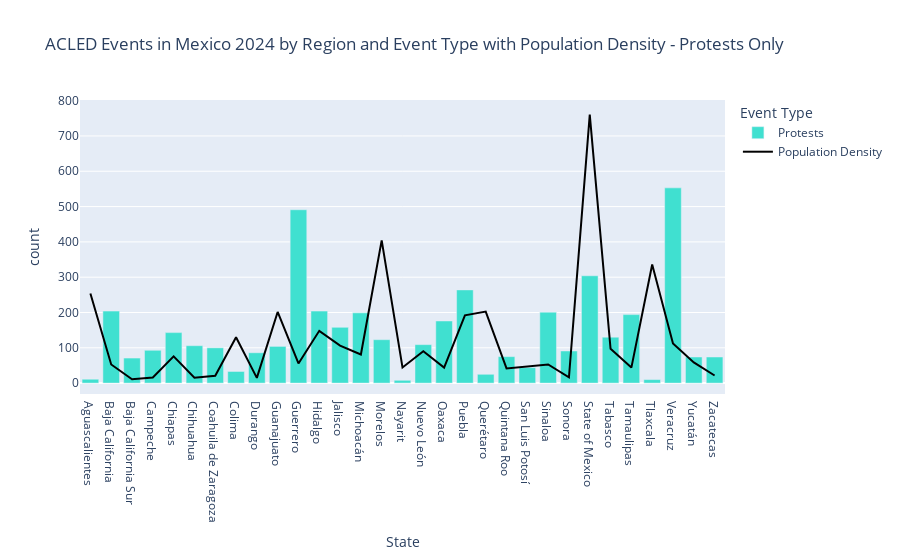

This figure's notebook cell:
### Markdown cell above
This is much easier to see: 
- We can see that Guerrero, which has the most ACLED events has a relatively low population density.
- By contrast, the State of Mexico, which seems to have an average number of events, has the highest population density in this sample.

__The following two charts__ separate out protest events from non-protest events:

### Code cell
chart_data(mexico_noMC[mexico_noMC["event_type"] == "Protests"],"- Protests Only")

### Figure 1 — Plotly figure (JSON) as saved in the notebook; plotly's stock layout.template omitted (floating-point values rounded to 4 significant figures)
{"data": [{"alignmentgroup": "True", "hovertemplate": "Event Type=Protests<br>State=%{x}<br>count=%{y}<extra></extra>", "legendgroup": "Protests", "marker": {"color": "turquoise", "pattern": {"shape": ""}}, "name": "Protests", "offsetgroup": "Protests", "orientation": "v", "showlegend": true, "textposition": "auto", "type": "bar", "x": ["Aguascalientes", "Baja California", "Baja California Sur", "Campeche", "Chiapas", "Chihuahua", "Coahuila de Zaragoza", "Colima", "Durango", "Guanajuato", "Guerrero", "Hidalgo", "Jalisco", "Michoacán", "Morelos", "Nayarit", "Nuevo León", "Oaxaca", "Puebla", "Querétaro", "Quintana Roo", "San Luis Potosí", "Sinaloa", "Sonora", "State of Mexico", "Tabasco", "Tamaulipas", "Tlaxcala", "Veracruz", "Yucatán", "Zacatecas"], "xaxis": "x", "y": [11, 204, 71, 93, 143, 106, 100, 33, 86, 104, 491, 204, 158, 199, 123, 8, 109, 176, 264, 25, 75, 44, 201, 91, 304, 130, 194, 10, 553, 74, 74], "yaxis": "y"}, {"line": {"color": "black"}, "mode": "lines", "name": "Population Density", "type": "scatter", "x": ["Aguascalientes", "Baja California", "Baja California Sur", "Campeche", "Chiapas", "Chihuahua", "Coahuila de Zaragoza", "Colima", "Durango", "Guanajuato", "Guerrero", "Hidalgo", "Jalisco", "Michoacán", "Morelos", "Nayarit", "Nuevo León", "Oaxaca", "Puebla", "Querétaro", "Quintana Roo", "San Luis Potosí", "Sinaloa", "Sonora", "State of Mexico", "Tabasco", "Tamaulipas", "Tlaxcala", "Veracruz", "Yucatán", "Zacatecas"], "y": [253.9, 52.8, 10.8, 16.1, 75.6, 15.1, 20.8, 130, 14.9, 201.5, 55.7, 148.1, 106.2, 81, 404.1, 44.4, 90.2, 44.1, 191.9, 202.6, 41.6, 46.2, 52.8, 16.4, 760.2, 97.1, 44, 336, 112.3, 58.7, 21.5]}], "layout": {"barmode": "relative", "legend": {"title": {"text": "Event Type"}, "tracegroupgap": 0}, "title": {"text": "ACLED Events in Mexico 2024 by Region and Event Type with Population Density - Protests Only"}, "xaxis": {"anchor": "y", "domain": [0, 1], "title": {"text": "State"}}, "yaxis": {"anchor": "x", "domain": [0, 1], "title": {"text": "count"}}}}
